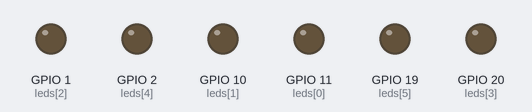
Recording of a program running on a simulated Raspberry Pi (BCM pin numbers). Parts: output pins drawn as LEDs (lit = HIGH).

Above: at 0.5 s.
At 1.5 s:
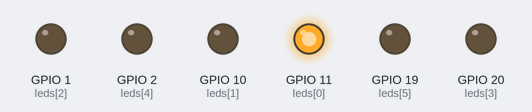
At 2.5 s:
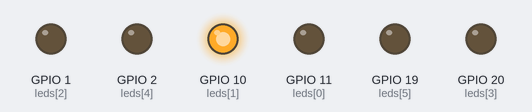
At 3.5 s:
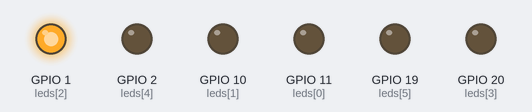
At 4.5 s:
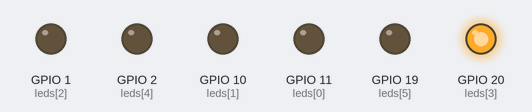
At 5.5 s:
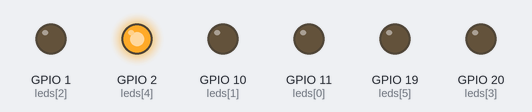
Timing chart, 0 to 7.8 s (numbered marks = the images above):
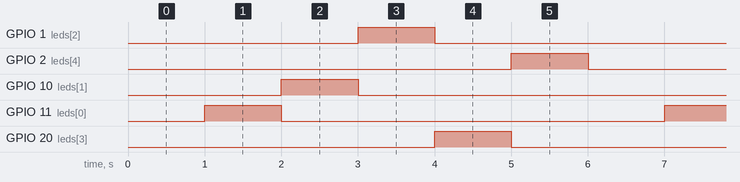

Measured:
- by itself, GPIO 1 (leds[2]), GPIO 2 (leds[4]), GPIO 10 (leds[1]), GPIO 11 (leds[0]), GPIO 20 (leds[3]): alternates HIGH for 1.0 s and LOW for 5.0 s
- by itself, everything shown: repeats every 6.0 s, in 6 steps

The program:

Xmas_Tree_Test4.py
```python
#!/usr/bin/env python
# Example test program for the Pi Hut Xmas Tree

from gpiozero import LEDBoard
import time
from gpiozero.tools import random_values
from signal import pause

leds = LEDBoard(11,10,1,20,2,19)

while True:
    leds.off()
    time.sleep(1)
    leds.value = (1,0,0,0,0)
    time.sleep(1)

    leds.value = (0,1,0,0,0)
    time.sleep(1)

    leds.value = (0,0,1,0,0)
    time.sleep(1)

    leds.value = (0,0,0,1,0)
    time.sleep(1)

    leds.value = (0,0,0,0,1)
    time.sleep(1)
```
